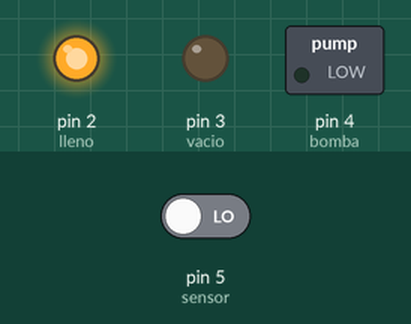
Recording of a sketch running on a simulated Arduino Uno, built with avr-gcc and run on an emulated ATmega328P. Shown: switched loads named in the sketch (green lamp = pin HIGH), output pins drawn as LEDs (lit = HIGH). The inputs (shaded band) are chosen by the test bench; at power-on: pin 5 (sensor) LOW.

Above: at 1.8 s.
1.9 s: pin 5 (sensor) driven HIGH
At 2.8 s:
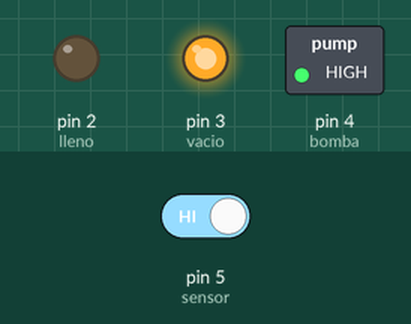
3.5 s: pin 5 (sensor) driven LOW
At 3.9 s:
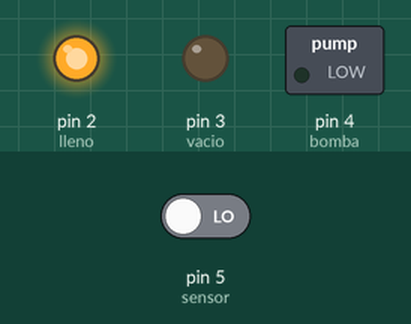
Timing chart, 0 to 6.5 s (numbered marks = the images above; inputs shaded):
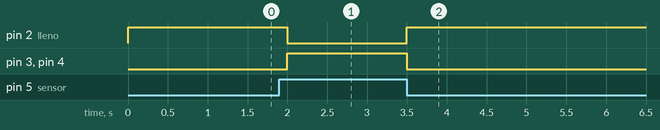

Measured:
- after the input at 1.9 s, pin 2 (lleno): HIGH → LOW after 0.10 s; pin 3 (vacio), pin 4 (bomba): LOW → HIGH after 0.10 s
- after the input at 3.5 s, pin 2 (lleno): LOW → HIGH at once; pin 3 (vacio), pin 4 (bomba): HIGH → LOW at once

The sketch:

bomba_de_agua.ino
```cpp
/*
Centro Educativo Tecnico Kinal
Electronica
Grado: Quinto
Curso: Taller de Electronica Digital
Blumno: Josué David alvizuris perez
Seccion: A
Carne: 2022041
*/
#define lleno 2
#define vacio 3
#define bomba 4
#define sensor 5
void setup() {
 pinMode(sensor, INPUT);
 pinMode(bomba, OUTPUT);
 pinMode(vacio, OUTPUT);
 pinMode(lleno, OUTPUT);
}
void loop() {
int estado;
estado = digitalRead(sensor);
if (estado == HIGH){
digitalWrite(vacio, HIGH);
digitalWrite(lleno, LOW);
digitalWrite(bomba, HIGH);
}
estado = digitalRead(sensor);
if (estado == LOW){
digitalWrite(vacio, LOW);
digitalWrite(lleno, HIGH);
digitalWrite(bomba, LOW);
delay(1000);
}
}
```
